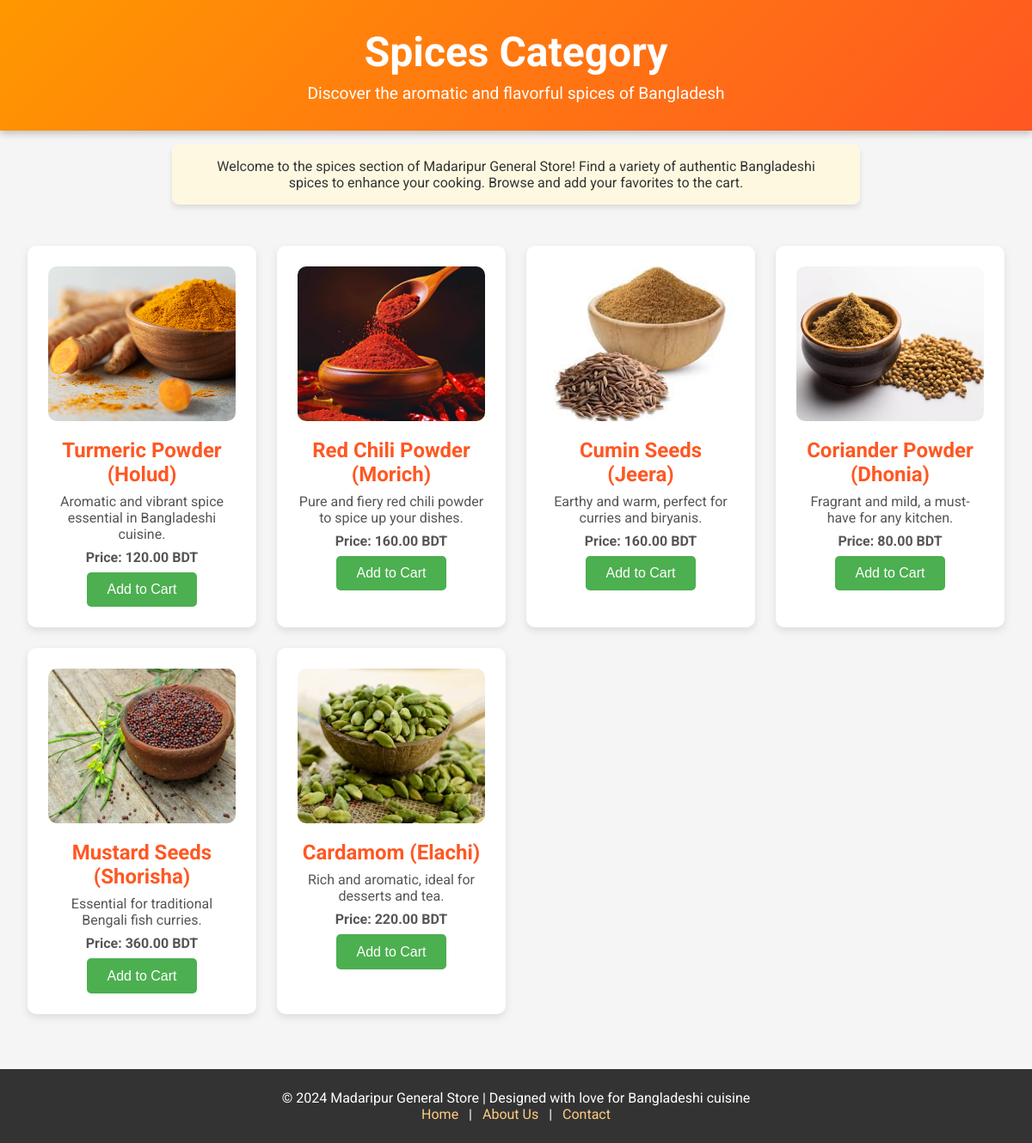
The app's page /spices.php with its own data.
### tables this page shows
CREATE TABLE `spices` (
  `id` int(11) NOT NULL,
  `name` varchar(100) NOT NULL,
  `price` decimal(10,2) NOT NULL,
  `details` text DEFAULT NULL,
  `image` varchar(255) DEFAULT NULL
);

### spices.php (the view, shortened to what this page needs)
<?php
$host = "localhost";
$user = "root";
$password = "";
$database = "grocery";
$conn = new mysqli($host, $user, $password, $database);
$sql = "SELECT name, price, details, image FROM spices";
$result = $conn->query($sql);
?>
<!DOCTYPE html>
<html lang="en">
<head>
</head>
<body>
    <header>
        <div class="header-container">
            <h1>Spices Category</h1>
            <p>Discover the aromatic and flavorful spices of Bangladesh</p>
        </div>
    </header>
    <main>
        <section class="intro-section">
            <p>Welcome to the spices section of Madaripur General Store! Find a variety of authentic Bangladeshi spices to enhance your cooking. Browse and add your favorites to the cart.</p>
        </section>
        <section class="spices-grid">
            <?php
            if ($result->num_rows > 0) {
                while ($row = $result->fetch_assoc()) {
                    echo "<div class='spice-item'>";
                    echo "<img src='" . htmlspecialchars($row['image']) . "' alt='" . htmlspecialchars($row['name']) . "' />";
                    echo "<h2>" . htmlspecialchars($row['name']) . "</h2>";
                    echo "<p>" . htmlspecialchars($row['details']) . "</p>";
                    echo "<p><strong>Price: " . htmlspecialchars($row['price']) . " BDT</strong></p>";
                    echo "<button onclick=\"cartHandler.addToCart('" . addslashes($row['name']) . "', " . $row['price'] . ")\">Add to Cart</button>";
                    echo "</div>";
                }
            } else {
                echo "<p style='text-align:center;'>No spices available.</p>";
            }
            ?>
        </section>
    </main>
    <footer>
        <div>
            <p>&copy; 2024 Madaripur General Store | Designed with love for Bangladeshi cuisine</p>
            <nav class="footer-nav">
                <a href="home.html">Home</a> |
                <a href="about.html">About Us</a> |
                <a href="contact.html">Contact</a>
            </nav>
        </div>
    </footer>
</body>
</html>

### spices.php (style rules this page uses)
* { margin: 0; padding: 0; box-sizing: border-box; }
body { font-family: 'Roboto', sans-serif; background: #f5f5f5; color: #333; }
header { background: linear-gradient(135deg, #ff9800, #ff5722); padding: 2rem; text-align: center; color: white; box-shadow: 0 4px 8px rgba(0,0,0,0.2); }
.header-container h1 { font-size: 3rem; margin-bottom: 0.5rem; }
.header-container p { font-size: 1.2rem; }
.intro-section { padding: 1rem 2rem; background-color: #fff8e1; margin: 1rem auto; border-radius: 8px; max-width: 800px; text-align: center; box-shadow: 0 4px 6px rgba(0, 0, 0, 0.1); }
.spices-grid { display: grid; grid-template-columns: repeat(auto-fit, minmax(250px, 1fr)); gap: 1.5rem; padding: 2rem; }
.spice-item { background-color: #ffffff; border-radius: 10px; box-shadow: 0 4px 10px rgba(0,0,0,0.1); text-align: center; padding: 1.5rem; transition: transform 0.3s ease, box-shadow 0.3s ease; }
.spice-item img { width: 100%; height: 180px; object-fit: cover; border-radius: 10px; margin-bottom: 1rem; }
.spice-item h2 { font-size: 1.5rem; color: #ff5722; margin-bottom: 0.5rem; }
.spice-item p { font-size: 1rem; color: #555; margin-bottom: 0.5rem; }
.spice-item button { padding: 0.7rem 1.5rem; background-color: #4caf50; color: white; border: none; border-radius: 5px; cursor: pointer; font-size: 1rem; transition: background-color 0.3s; }
footer { background-color: #333; color: white; text-align: center; padding: 1.5rem 0; margin-top: 2rem; }
.footer-nav a { color: #ffcc80; margin: 0 0.5rem; text-decoration: none; transition: color 0.3s; }

### records on screen
spices: image (picture), name "Turmeric Powder (Holud)", details "Aromatic and vibrant spice essential in Bangladeshi cuisine.", price "120.00"
spices: image (picture), name "Red Chili Powder (Morich)", details "Pure and fiery red chili powder to spice up your dishes.", price "160.00"
spices: image (picture), name "Cumin Seeds (Jeera)", details "Earthy and warm, perfect for curries and biryanis.", price "160.00"
spices: image (picture), name "Coriander Powder (Dhonia)", details "Fragrant and mild, a must-have for any kitchen.", price "80.00"
spices: image (picture), name "Mustard Seeds (Shorisha)", details "Essential for traditional Bengali fish curries.", price "360.00"
spices: image (picture), name "Cardamom (Elachi)", details "Rich and aromatic, ideal for desserts and tea.", price "220.00"
